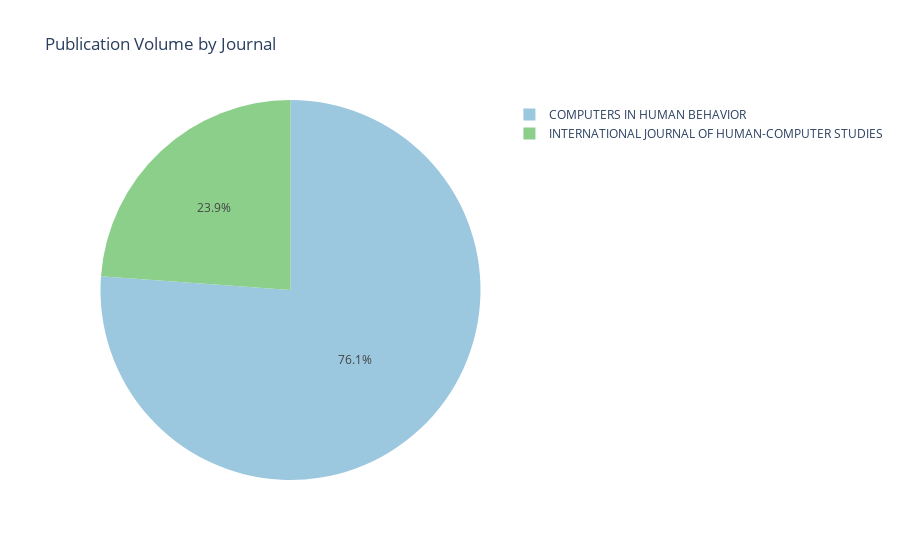

Notebook source saved alongside this figure:
### Code cell
data = {
    'Journal': [
        'COMPUTERS IN HUMAN BEHAVIOR',
        'INTERNATIONAL JOURNAL OF HUMAN-COMPUTER STUDIES'
    ],
    'Publications': [
        chb_count,
        hcs_count
    ]
}

dis = pd.DataFrame(data)
fig4 = px.pie(dis, values='Publications', names='Journal', title='Publication Volume by Journal',
              color_discrete_sequence=['#9BC7DF','#8BCF8B'])


fig4.show()

### Figure 1 — Plotly figure (JSON) as saved in the notebook; plotly's stock layout.template omitted (floating-point values rounded to 4 significant figures)
{"data": [{"domain": {"x": [0, 1], "y": [0, 1]}, "hovertemplate": "Journal=%{label}<br>Publications=%{value}<extra></extra>", "labels": ["COMPUTERS IN HUMAN BEHAVIOR", "INTERNATIONAL JOURNAL OF HUMAN-COMPUTER STUDIES"], "legendgroup": "", "name": "", "showlegend": true, "type": "pie", "values": [8063, 2526]}], "layout": {"legend": {"tracegroupgap": 0}, "piecolorway": ["#9BC7DF", "#8BCF8B"], "title": {"text": "Publication Volume by Journal"}}}
